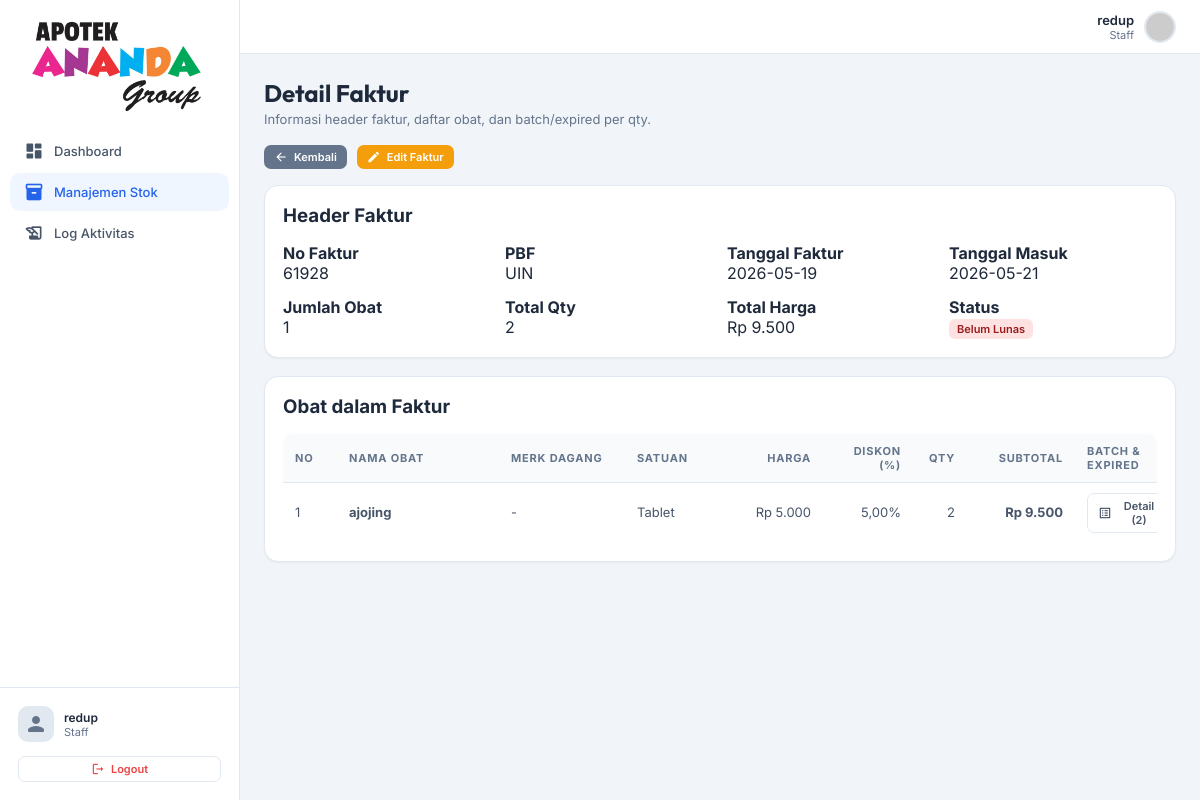
The app's page /frontend/admin/detail_faktur.php?id=4 (signed in) with its own data.
### tables this page shows
CREATE TABLE `faktur` (
  `id_faktur` int(11) NOT NULL,
  `no_faktur` varchar(100) NOT NULL,
  `id_pbf` int(11) NOT NULL,
  `tanggal_faktur` date NOT NULL,
  `tanggal_masuk` date NOT NULL,
  `tanggal_jatuh_tempo` date DEFAULT NULL,
  `jumlah_obat` int(11) NOT NULL DEFAULT 0,
  `total_qty` int(11) NOT NULL DEFAULT 0,
  `total_harga` decimal(15,2) NOT NULL DEFAULT 0.00,
  `status_bayar` enum('belum_lunas','lunas') NOT NULL DEFAULT 'belum_lunas',
  `tanggal_lunas` date DEFAULT NULL,
  `bukti_pembayaran` varchar(255) DEFAULT NULL,
  `id_user` int(11) NOT NULL,
  `created_at` datetime DEFAULT current_timestamp(),
  `updated_at` datetime DEFAULT current_timestamp() ON UPDATE current_timestamp()
);

CREATE TABLE `pbf` (
  `id_pbf` int(11) NOT NULL,
  `nama_pbf` varchar(100) NOT NULL,
  `alamat` text DEFAULT NULL,
  `no_telepon` varchar(20) DEFAULT NULL,
  `kontak_person` varchar(100) DEFAULT NULL,
  `keterangan` text DEFAULT NULL,
  `id_user` int(11) NOT NULL,
  `created_at` datetime DEFAULT current_timestamp(),
  `updated_at` datetime DEFAULT current_timestamp() ON UPDATE current_timestamp()
);

CREATE TABLE `obat_faktur` (
  `id_obat_faktur` int(11) NOT NULL,
  `id_faktur` int(11) NOT NULL,
  `nama_obat` varchar(100) NOT NULL,
  `merk_dagang` varchar(100) DEFAULT NULL,
  `jenis_obat` varchar(100) DEFAULT NULL,
  `satuan` enum('Tube','FLS','Strip','Sach','Box','Kaleng','Pcs','Tablet','Kapsul','Ampul','Supp','Ovula','Pack') NOT NULL,
  `harga_beli` decimal(12,2) NOT NULL DEFAULT 0.00,
  `discount` decimal(12,2) NOT NULL DEFAULT 0.00,
  `qty` int(11) NOT NULL DEFAULT 0,
  `total` decimal(12,2) NOT NULL DEFAULT 0.00,
  `created_at` datetime DEFAULT current_timestamp(),
  `updated_at` datetime DEFAULT current_timestamp() ON UPDATE current_timestamp()
);

### frontend/admin/detail_faktur.php (called while the page is built, shortened)
<?php
require_once __DIR__ . '/../../backend/helpers/session_helper.php';
require_once __DIR__ . '/../../backend/models/stok_masuk.php';
$id = isset($_GET['id']) ? sanitizeInt($_GET['id']) : 0;
$faktur = $id > 0 ? (new StokMasuk())->findFakturWithDetails($id) : null;
require_once __DIR__ . '/../templates/header.php';
require_once __DIR__ . '/../templates/sidebar.php';
require_once __DIR__ . '/../templates/detail_faktur_page.php';
require_once __DIR__ . '/../templates/footer.php';

### backend/helpers/session_helper.php (called while the page is built, shortened)
<?php
require_once __DIR__ . '/../config/database.php';
function isLoggedIn(): bool {
    return isset($_SESSION['logged_in']) && $_SESSION['logged_in'] === true;
}
function isSuperAdmin(): bool {
    return isLoggedIn() && isset($_SESSION['role']) && $_SESSION['role'] === 'super_admin';
}
function sanitizeInt($input): int {
    return (int) filter_var($input, FILTER_SANITIZE_NUMBER_INT);
}

### backend/config/database.php (called while the page is built, shortened)
<?php
function getDBConnection(): PDO {
    static $pdo = null;
    if ($pdo === null) {
        $dsn = "mysql:host=" . DB_HOST . ";dbname=" . DB_NAME . ";charset=" . DB_CHARSET;
        $options = [
            PDO::ATTR_ERRMODE            => PDO::ERRMODE_EXCEPTION,
            PDO::ATTR_DEFAULT_FETCH_MODE => PDO::FETCH_ASSOC,
            PDO::ATTR_EMULATE_PREPARES   => false,
            PDO::ATTR_STRINGIFY_FETCHES  => false,
            PDO::MYSQL_ATTR_INIT_COMMAND => "SET NAMES utf8mb4 COLLATE utf8mb4_unicode_ci"
        ];
        try {
            $pdo = new PDO($dsn, DB_USER, DB_PASS, $options);
            $pdo->exec("SET time_zone = '" . DB_TIMEZONE . "'");
        } catch (PDOException $e) {
            error_log("Database connection failed: " . $e->getMessage());
            die("Koneksi database gagal. Silakan hubungi administrator.");
        }
    }
    return $pdo;
}

### backend/models/stok_masuk.php (called while the page is built, shortened)
<?php
require_once __DIR__ . '/../config/database.php';
class StokMasuk {
    private PDO $db;
    public function __construct() {
        $this->db = getDBConnection();
    }
    public function findFakturById(int $id): ?array {
        $stmt = $this->db->prepare(
            "SELECT f.*, f.status_bayar AS status_pembayaran, p.nama_pbf, u.nama_lengkap AS created_by,
                    COUNT(ofa.id_obat_faktur) AS jumlah_item,
                    COALESCE(SUM(ofa.qty), 0) AS total_qty,
                    COALESCE(SUM(ofa.total), 0) AS total_faktur
             FROM faktur f
             JOIN pbf p ON f.id_pbf = p.id_pbf
             LEFT JOIN users u ON f.id_user = u.id_user
             LEFT JOIN obat_faktur ofa ON f.id_faktur = ofa.id_faktur
             WHERE f.id_faktur = :id
             GROUP BY f.id_faktur, f.no_faktur, f.id_pbf, f.tanggal_faktur, f.tanggal_masuk, f.tanggal_jatuh_tempo, f.jumlah_obat, f.total_qty, f.total_harga, f.status_bayar, f.tanggal_lunas, f.bukti_pembayaran, f.id_user, f.created_at, f.updated_at, p.nama_pbf, u.nama_lengkap
             LIMIT 1"
        );
        $stmt->execute(['id' => $id]);
        $result = $stmt->fetch();
        return $result ?: null;
    }
    public function getDetailsByFakturId(int $id): array {
        $stmt = $this->db->prepare(
            "SELECT ofa.*, ofa.id_obat_faktur AS id_detail, ofa.qty AS jumlah_masuk,
                    COALESCE(MIN(ob.expired_date), NULL) AS expired_date_ringkas,
                    COUNT(ob.id_batch) AS jumlah_batch
             FROM obat_faktur ofa
             LEFT JOIN obat_batch ob ON ofa.id_obat_faktur = ob.id_obat_faktur
             WHERE ofa.id_faktur = :id
             GROUP BY ofa.id_obat_faktur, ofa.id_faktur, ofa.nama_obat, ofa.jenis_obat, ofa.satuan, ofa.harga_beli, ofa.discount, ofa.qty, ofa.total, ofa.created_at, ofa.updated_at
             ORDER BY ofa.id_obat_faktur ASC"
        );
        $stmt->execute(['id' => $id]);
        $details = $stmt->fetchAll();
        $batchStmt = $this->db->prepare(
            "SELECT id_batch, id_obat_faktur, no_batch, expired_date
             FROM obat_batch
             WHERE id_obat_faktur = :id
             ORDER BY id_batch ASC"
        );
        foreach ($details as &$detail) {
            $batchStmt->execute(['id' => $detail['id_obat_faktur']]);
            $detail['batches'] = $batchStmt->fetchAll();
            $detail['batch'] = implode(', ', array_map(fn($b) => $b['no_batch'], $detail['batches']));
        }
        return $details;
    }
    public function findFakturWithDetails(int $id): ?array {
        $faktur = $this->findFakturById($id);
        $faktur['details'] = $this->getDetailsByFakturId($id);
        return $faktur;
    }
}

### frontend/templates/detail_faktur_page.php (the view, shortened to what this page needs)
<?php
$roleFolder = isSuperAdmin() ? 'superadmin' : 'admin';
$backUrl = BASE_URL . '/frontend/' . $roleFolder . '/manajemen_stok.php';
$editUrl = BASE_URL . '/frontend/' . $roleFolder . '/tambah_faktur.php?id=' . (int)$faktur['id_faktur'];
?>
<div class="page-header">
    <h1>Detail Faktur</h1>
    <p>Informasi header faktur, daftar obat, dan batch/expired per qty.</p>
</div>
<div style="display:flex;gap:10px;margin-bottom:16px;">
    <a href="<?= $backUrl ?>" class="btn btn-secondary btn-sm"><span class="material-icons-round">arrow_back</span>Kembali</a>
    <a href="<?= $editUrl ?>" class="btn btn-warning btn-sm"><span class="material-icons-round">edit</span>Edit Faktur</a>
</div>
<div class="card">
    <h3 style="margin-bottom:16px;">Header Faktur</h3>
    <div style="display:grid;grid-template-columns:repeat(auto-fit,minmax(180px,1fr));gap:14px;">
        <div><strong>No Faktur</strong><br><?= htmlspecialchars($faktur['no_faktur']) ?></div>
        <div><strong>PBF</strong><br><?= htmlspecialchars($faktur['nama_pbf']) ?></div>
        <div><strong>Tanggal Faktur</strong><br><?= htmlspecialchars($faktur['tanggal_faktur']) ?></div>
        <div><strong>Tanggal Masuk</strong><br><?= htmlspecialchars($faktur['tanggal_masuk']) ?></div>
        <div><strong>Jumlah Obat</strong><br><?= (int)$faktur['jumlah_item'] ?></div>
        <div><strong>Total Qty</strong><br><?= (int)$faktur['total_qty'] ?></div>
        <div><strong>Total Harga</strong><br>Rp <?= number_format($faktur['total_faktur'], 0, ',', '.') ?></div>
        <div><strong>Status</strong><br><?= ($faktur['status_pembayaran'] ?? '') === 'lunas' ? '<span class="badge badge-success">Lunas</span>' : '<span class="badge badge-danger">Belum Lunas</span>' ?></div>
    </div>
</div>
<div class="card">
    <h3 style="margin-bottom:16px;">Obat dalam Faktur</h3>
    <div class="table-wrapper">
        <table class="detail-obat-table">
            <colgroup>
                <col style="width:6%">
                <col style="width:18%">
                <col style="width:14%">
                <col style="width:10%">
                <col style="width:12%">
                <col style="width:10%">
                <col style="width:6%">
                <col style="width:12%">
                <col style="width:12%">
            </colgroup>
            <thead>
                <tr>
                    <th>No</th>
                    <th>Nama Obat</th>
                    <th>Merk Dagang</th>
                    <th>Satuan</th>
                    <th class="text-right">Harga</th>
                    <th class="text-right">Diskon (%)</th>
                    <th class="text-right">Qty</th>
                    <th class="text-right">Subtotal</th>
                    <th>Batch & Expired</th>
                </tr>
            </thead>
            <tbody>
                <?php foreach (($faktur['details'] ?? []) as $i => $item): ?>
                    <tr>
                        <td><?= $i + 1 ?></td>
                        <td><strong><?= htmlspecialchars($item['nama_obat']) ?></strong></td>
                        <td><?= htmlspecialchars($item['merk_dagang'] ?? '-') ?: '-' ?></td>
                        <td><?= htmlspecialchars($item['satuan']) ?></td>
                        <td class="text-right">Rp <?= number_format($item['harga_beli'], 0, ',', '.') ?></td>
                        <td class="text-right"><?= number_format($item['discount'], 2, ',', '.') ?>%</td>
                        <td class="text-right"><?= (int)$item['qty'] ?></td>
                        <td class="text-right"><strong>Rp <?= number_format($item['total'], 0, ',', '.') ?></strong></td>
                        <td>
                            <?php if (empty($item['batches'])): ?>
                                <span style="color:#94a3b8">-</span>
                            <?php else: ?>
                                <?php
                                    $namaObatJson = htmlspecialchars(
                                        json_encode($item['nama_obat'], JSON_HEX_TAG | JSON_HEX_APOS | JSON_HEX_QUOT | JSON_HEX_AMP),
                                        ENT_QUOTES,
                                        'UTF-8'
                                    );
                                    $batchJson = htmlspecialchars(
                                        json_encode($item['batches'], JSON_HEX_TAG | JSON_HEX_APOS | JSON_HEX_QUOT | JSON_HEX_AMP),
                                        ENT_QUOTES,
                                        'UTF-8'
                                    );
                                ?>
                                <button class="btn btn-outline btn-sm" onclick='showBatchDetail(<?= $namaObatJson ?>, <?= $batchJson ?>)'>
                                    <span class="material-icons-round">list_alt</span>Detail (<?= count($item['batches']) ?>)
                                </button>
                            <?php endif; ?>
                        </td>
                    </tr>
                <?php endforeach; ?>
            </tbody>
        </table>
    </div>
</div>

### frontend/templates/header.php (style rules this page uses)
:root { --primary: #2563eb; --primary-hover: #1d4ed8; --secondary: #64748b; --success: #10b981; --warning: #f59e0b; --danger: #ef4444; --background: #f1f5f9; --surface: #ffffff; --sidebar: #ffffff; --text-main: #1e293b; --text-muted: #64748b; --border: #e2e8f0; --shadow-sm: 0 1px 2px 0 rgba(0, 0, 0, 0.05); --shadow: 0 4px 6px -1px rgba(0, 0, 0, 0.1), 0 2px 4px -1px rgba(0, 0, 0, 0.06); --shadow-lg: 0 10px 15px -3px rgba(0, 0, 0, 0.1), 0 4px 6px -2px rgba(0, 0, 0, 0.05); --sidebar-width: 240px; }
* { margin: 0; padding: 0; box-sizing: border-box; }
body { font-family: 'Inter', sans-serif; background: var(--background); color: var(--text-main); display: flex; min-height: 100vh; overflow-x: hidden; }
.page-header { margin-bottom: 18px; display: flex; flex-direction: column; gap: 3px; }
.page-header h1 { font-family: 'Outfit', sans-serif; font-size: 24px; font-weight: 700; color: #1e293b; }
.page-header p { color: #64748b; font-size: 13px; }
.card { background: #fff; border-radius: 14px; box-shadow: var(--shadow-sm); border: 1px solid var(--border); padding: 18px; margin-bottom: 18px; }
.table-wrapper { width: 100%; overflow-x: auto; border-radius: 10px; }
.table-wrapper table { min-width: 900px; }
table { width: 100%; border-collapse: separate; border-spacing: 0; }
th { background: #f8fafc; padding: 10px 12px; text-align: left; font-size: 11px; font-weight: 700; color: #64748b; text-transform: uppercase; letter-spacing: 0.8px; border-bottom: 1px solid var(--border); }
td { padding: 10px 12px; font-size: 13px; color: #475569; border-bottom: 1px solid #f1f5f9; vertical-align: middle; line-height: 1.35; }
tr:last-child td { border-bottom: none; }
.badge { padding: 3px 8px; border-radius: 6px; font-size: 11px; font-weight: 600; display: inline-flex; align-items: center; }
.badge-danger { background: #fee2e2; color: #991b1b; }
.btn { display: inline-flex; align-items: center; gap: 6px; padding: 8px 14px; border-radius: 10px; font-size: 12px; font-weight: 600; border: none; cursor: pointer; transition: all 0.2s; text-decoration: none; font-family: 'Inter', sans-serif; }
.btn .material-icons-round { font-size: 16px; line-height: 1; }
.btn-sm .material-icons-round { font-size: 14px; }
.btn-outline { border: 1px solid var(--border); background: #fff; color: #475569; }
.btn-sm { padding: 5px 10px; font-size: 11px; border-radius: 7px; }
.text-right { text-align: right; }
.btn-secondary { background: #64748b; color: #fff; }
.btn-warning { background: var(--warning); color: #fff; }

### frontend/templates/detail_faktur_page.php (style rules this page uses)
.detail-obat-table { min-width: 940px; table-layout: fixed; }
.detail-obat-table th, .detail-obat-table td { vertical-align: middle; }
.detail-obat-table td:nth-child(2) { word-break: break-word; }

### records on screen
faktur: no_faktur "61928", id_pbf.nama_pbf "UIN", tanggal_faktur "2026-05-19", tanggal_masuk "2026-05-21"
obat_faktur: nama_obat "ajojing", merk_dagang "-", satuan "Tablet", harga_beli "5.000", discount "5,00", qty "2", total "9.500", count($item['batches']) "2"

### other values on screen
$fullName "redup"
$faktur['jumlah_item'] "1"
$faktur['total_qty'] "2"
$faktur['total_faktur'] "9.500"
